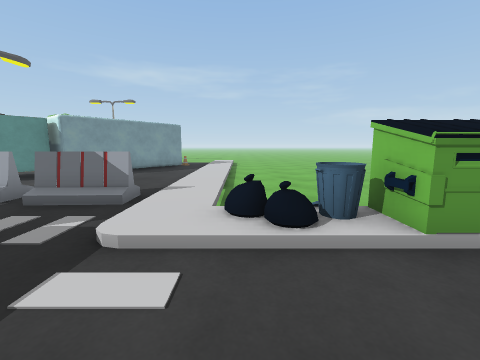
View 1 (above)

24 first-person views from a walk through a Unity game level. The camera is 1.2 m above the floor, tilts 8° down and sees 90° across. The floor is counted in squares, 1 m on a side. Each view is taken from the middle of a square. On the plan, view 1 faces up. The plan holds only what a view shows up to about 12 squares ahead; the rest is blank. The place goes on beyond the plan. The player is left out.

View 2
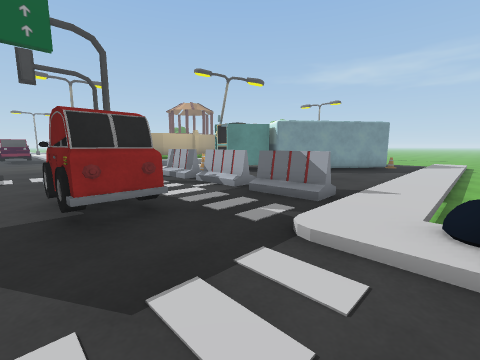

View 3
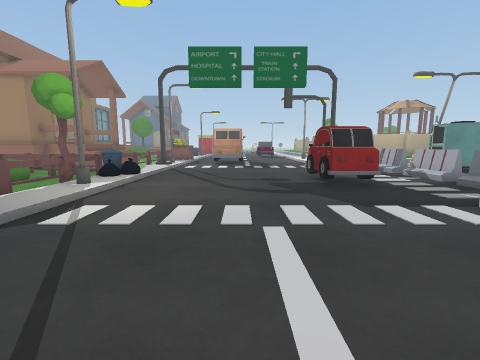

View 4
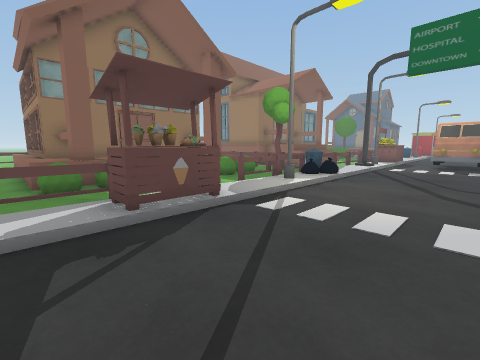

View 5
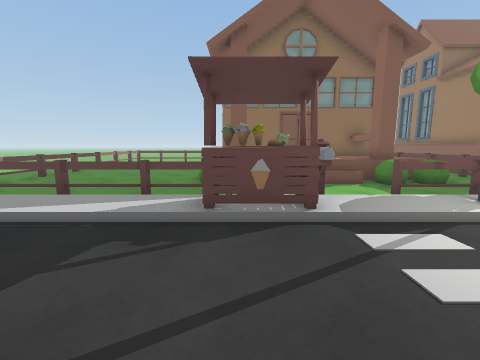

View 6
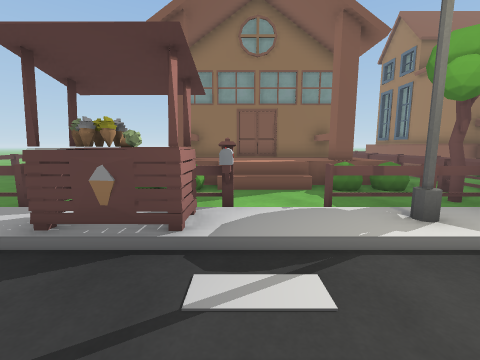

View 7
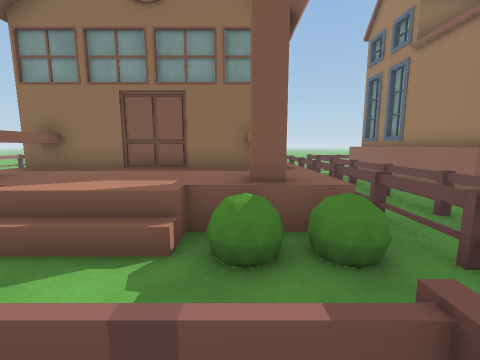

View 8
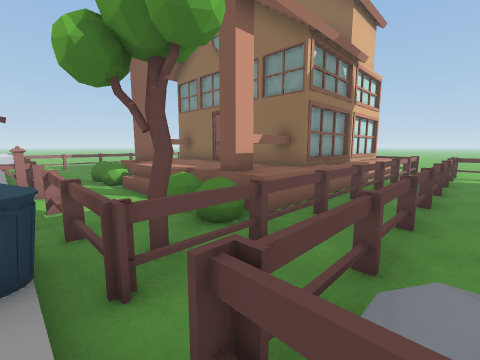

View 9
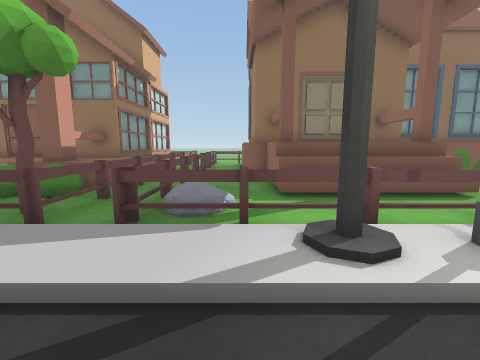

View 10
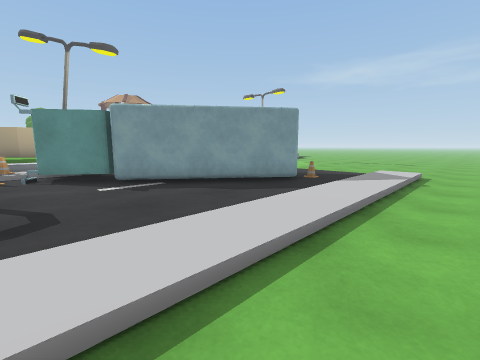

View 11
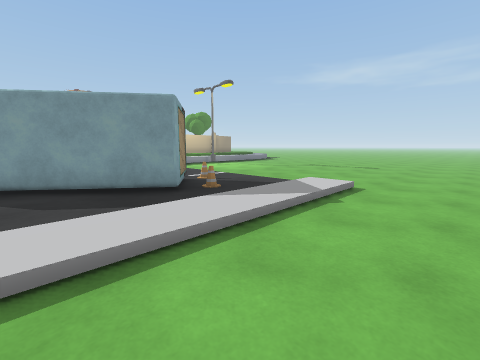

View 12
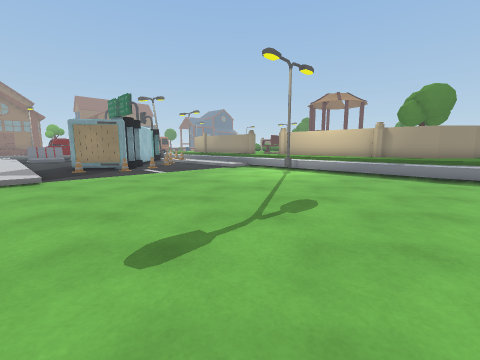

View 13
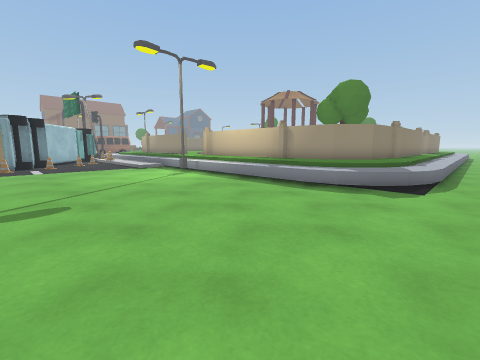

View 14
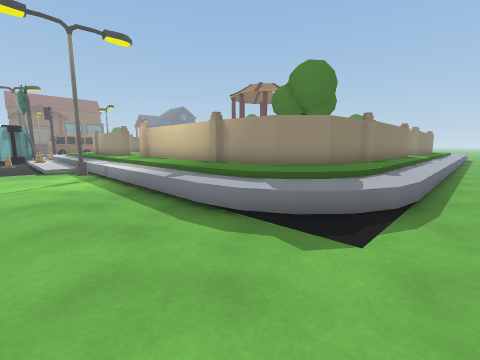

View 15
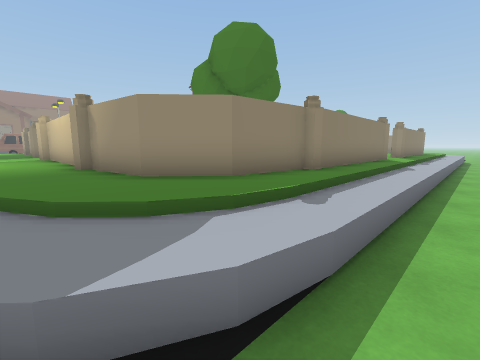

View 16
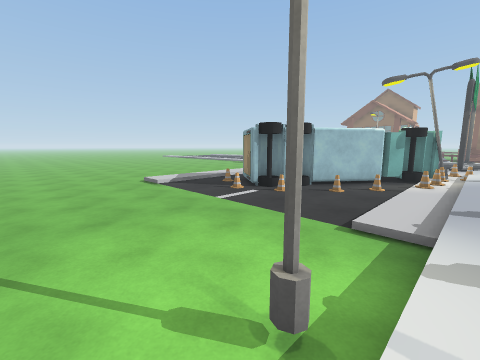

View 17
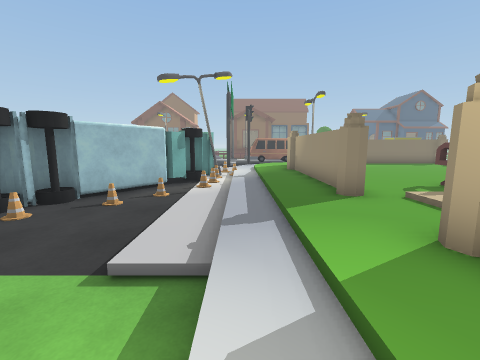

View 18
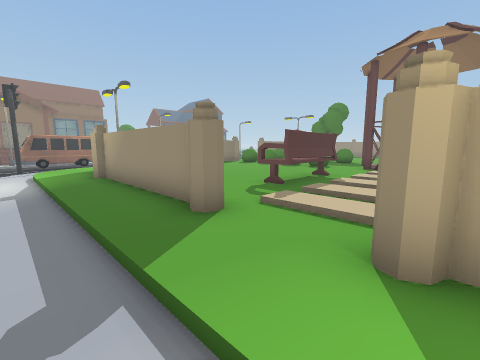

View 19
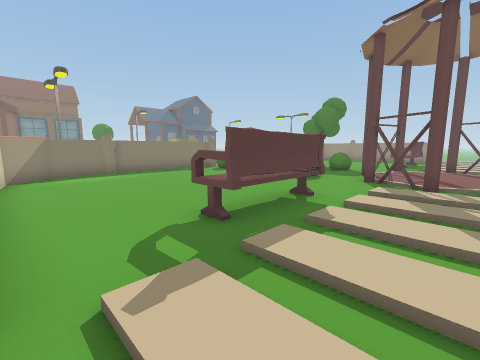

View 20
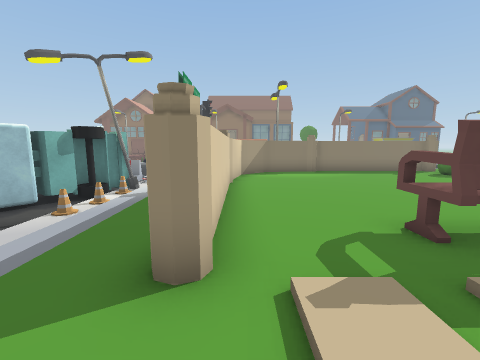

View 21
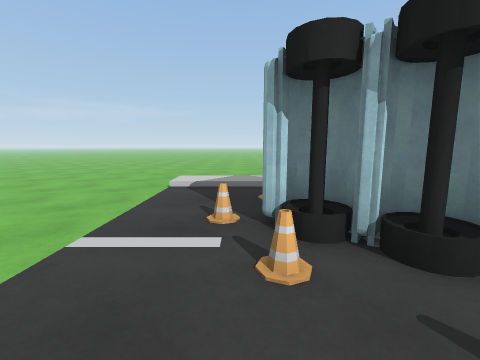

View 22
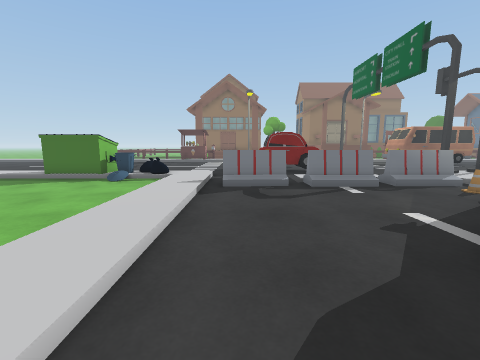

View 23
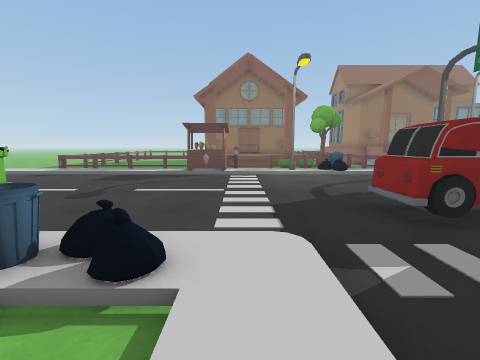

View 24
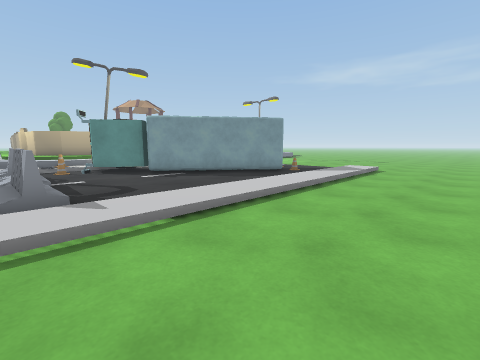

### Floor plan
Key: @ floor where view 1 was taken; # wall or solid block; x gap in a wall; . main floor; : floor 0.25 m higher than the main floor; + floor 0.5 m higher than the main floor; * floor 0.75 m higher than the main floor; / step, stairs or slope; = window, fence, low wall or low ledge; ^ raised ledge; v drop or lower ground; T truck; S streetlight; B block; I bin; U dumpster; C cone; A car; F fence; R tree; M mailbox; O other object.
Columns run from 29 left of view 1 to 3 right of it. Each row starts with its distance up from view 1.
 31 .........................
 30 ////////////////.........
 29   /////////////++........
 28   #+ #########++//...........
 27              ##+//...........  ..
 26               #++/........... ...
 25               #++/...............
 24               #++/...............
 23               #++/...............
 22               #++/...............
 21               #+++S..............
 20               #++/...............
 19               ##+/...............
 18  #****+*+**+**+++//........//....
 17  #****#*+**+**+++//......../:....
 16   ***##+++++++#++//...C.C../:....
 15   #x##+++^#^++#++//....TTTC/:....
 14   +++++++ +=++#++//..C.TTT./:....
 13   ^++ ++++++++#++//.CTTTTT./:....
 12         ++++++#+++C..T TT../:....
 11         ++++++#+++C.TT T.../:....
 10        +++++++#+++OTTTT..../:....
  9       ++++++++#+++STTT...../:....
  8      =++++++++#+//:TT....../:....
  7      ++++++ ###+/+C.C....../:....
  6      #######  +/// .////////:....
  5                 /.:BBBBBBBB/:....
  4                  ::  ....../::IUU
  3                 O:#   ...../::IUU
  2                       .AAA.......
  1               .........AAA.......
  0               ...............@...
 -1                     .............
 -2                AA................
 -3                AA................
 -4                   ...............
 -5                  ................
 -6                 S::::::O:S:::OOO:
 -7                 : #::::I////MOO::
 -8                FFFFFFFFRFFF..FFFF
 -9               ...../ FFR.........
-10               ///////FFOOO///OOO.
-11               ////#..FF^^x***v#^.
-12            O      ^..FF^^^****^^.
-13           ^^      ^#.FF^^^****^^.
-14              #######.FF^########.
-15         ^^^^      ##.FF^#      #.
-16                   ##.FF^#      #
-17                   ##.FF^#      #
-18                   ##.OO^#      #
-19                   ## OO^#

Where each view was taken, in squares from view 1:
view 1: 0 up, 0 right, facing up
view 2: 0 up, 0 right, facing up-left
view 3: 2 down, 3 right, facing left
view 4: 2 down, 3 right, facing down-left
view 5: 2 down, 1 right, facing down
view 6: 3 down, 1 left, facing down
view 7: 7 down, 4 left, facing down
view 8: 7 down, 9 left, facing down-right
view 9: 4 down, 10 left, facing down
view 10: 7 up, 1 right, facing up-left
view 11: 11 up, 2 right, facing up-left
view 12: 28 up, 1 left, facing down-left
view 13: 31 up, 5 left, facing down-left
view 14: 31 up, 9 left, facing down-left
view 15: 31 up, 13 left, facing down-left
view 16: 23 up, 12 left, facing down-right
view 17: 21 up, 12 left, facing down
view 18: 19 up, 12 left, facing down-left
view 19: 18 up, 15 left, facing down-left
view 20: 18 up, 15 left, facing down
view 21: 16 up, 9 left, facing right
view 22: 13 up, 3 left, facing down
view 23: 6 up, 1 left, facing down
view 24: 5 up, 3 right, facing up-left
